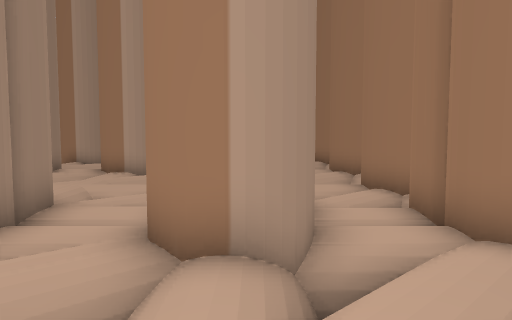
view 1 (above)

16 first-person views from a walk through a 3-D level made in the Unity game engine. The camera is 0.62 m above the floor, tilts 4° down and sees 70° across. The floor is counted in squares, 0.5 m on a side. Each view is taken from the middle of a square. On the plan, view 1 faces up. The plan holds only what a view shows up to about 15 squares ahead; the rest is blank. The place goes on beyond the plan. The player is left out.

view 2
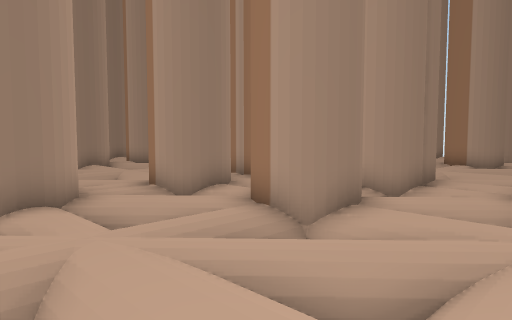

view 3
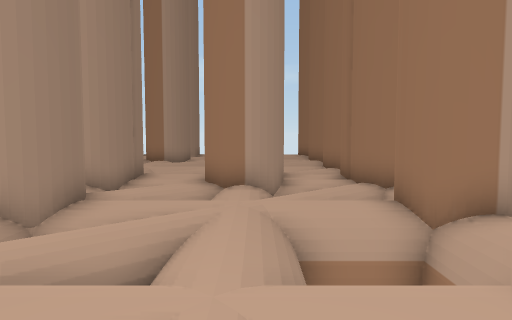

view 4
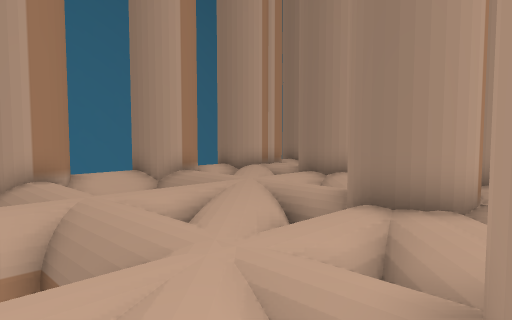

view 5
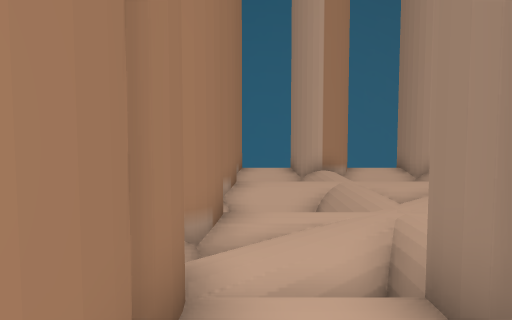

view 6
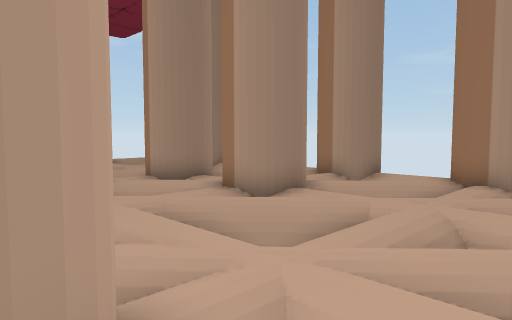

view 7
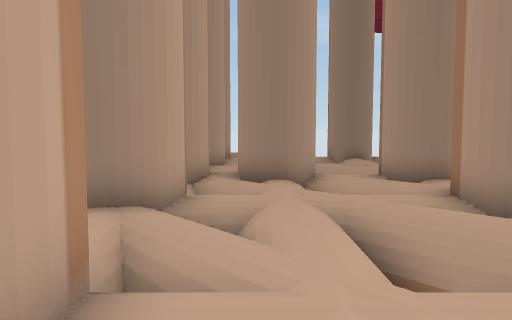

view 8
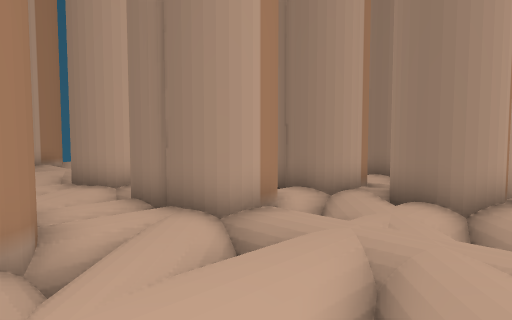

view 9
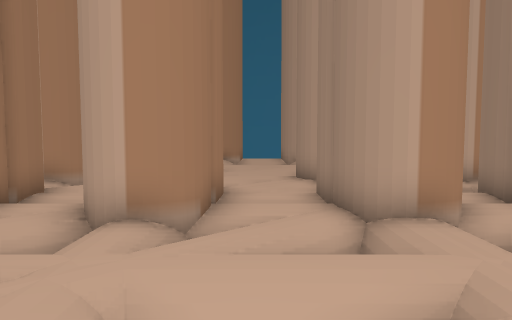

view 10
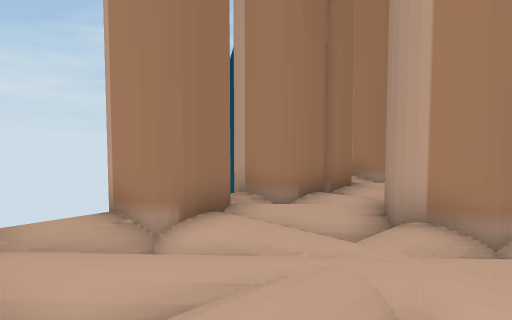

view 11
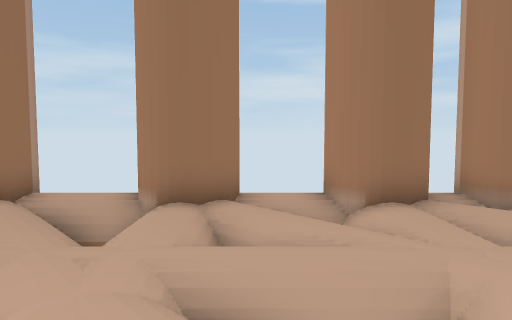

view 12
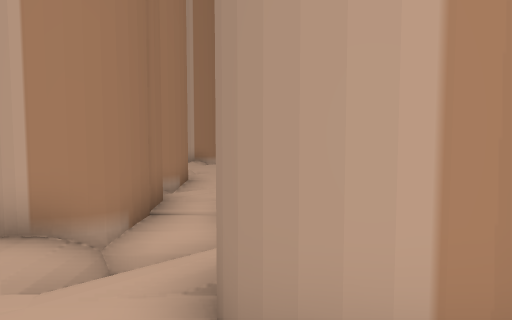

view 13
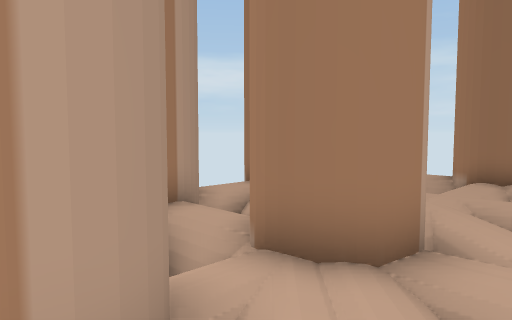

view 14
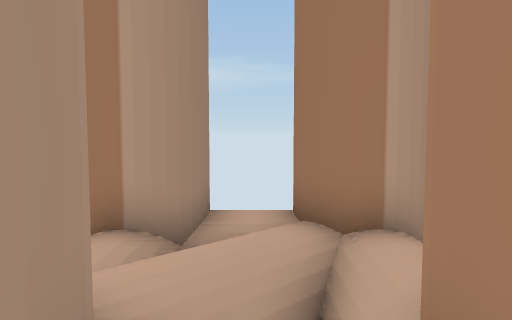

view 15
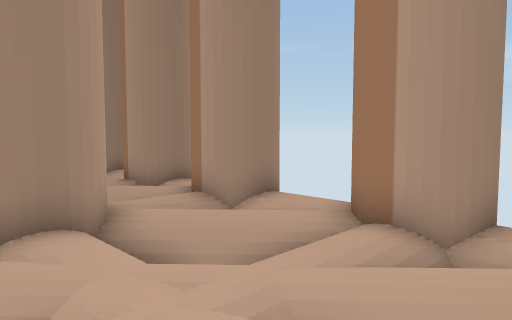

view 16
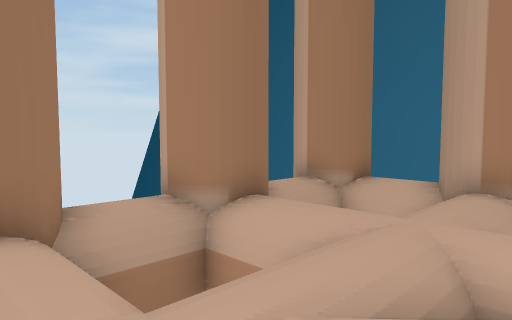

### Floor plan
Key: @ floor where view 1 was taken; # wall or solid block; . main floor; : floor 0.05 m higher than the main floor; - floor 0.05 m lower than the main floor; _ floor 0.1 m lower than the main floor; < floor 0.15 m lower than the main floor; ( floor 0.2 m lower than the main floor; / step, stairs or slope; = window, fence, low wall or low ledge; v drop or lower ground.
Columns run from 11 left of view 1 to 4 right of it. Each row starts with its distance up from view 1.
 17 #.  #.##
 16 #v ##-#########
 15    .-._.-.(./.
 14    ..v_.. /./
 13     #v###//./ #
 12    ##.###././/#
 11  .v//./../v./:#
 10  v .://./vv.. #
  9    ##/..///.--#
  8    ##:/.//..--#
  7     #_##//##-.#
  6     #=###.###.#
  5     #=###-###/#
  4     #.###.###/#
  3     #:_./:///.-
  2     #-###//../##
  1     #.###/.///##
  0     #...v//@vv#
 -1     #.<...//vv#
 -2     #..../////##
 -3     #-..-////v#
 -4     #.-.  //  --
 -5     #_v.v v/vv #
 -6     #.###.###.##
 -7     #   #     #

Where each view was taken, in squares from view 1:
view 1: 0 up, 0 right, facing up
view 2: 4 down, 0 right, facing up-left
view 3: 5 down, 0 right, facing up
view 4: 4 up, 2 right, facing down-left
view 5: 7 up, 2 right, facing down
view 6: 6 up, 2 right, facing up-left
view 7: 8 up, 2 right, facing left
view 8: 11 up, 0 right, facing down-left
view 9: 12 up, 2 left, facing down
view 10: 12 up, 2 left, facing down-right
view 11: 11 up, 4 left, facing right
view 12: 11 up, 7 left, facing down
view 13: 10 up, 8 left, facing up-right
view 14: 11 up, 6 left, facing up
view 15: 11 up, 2 right, facing up-left
view 16: 2 up, 2 left, facing down-right
